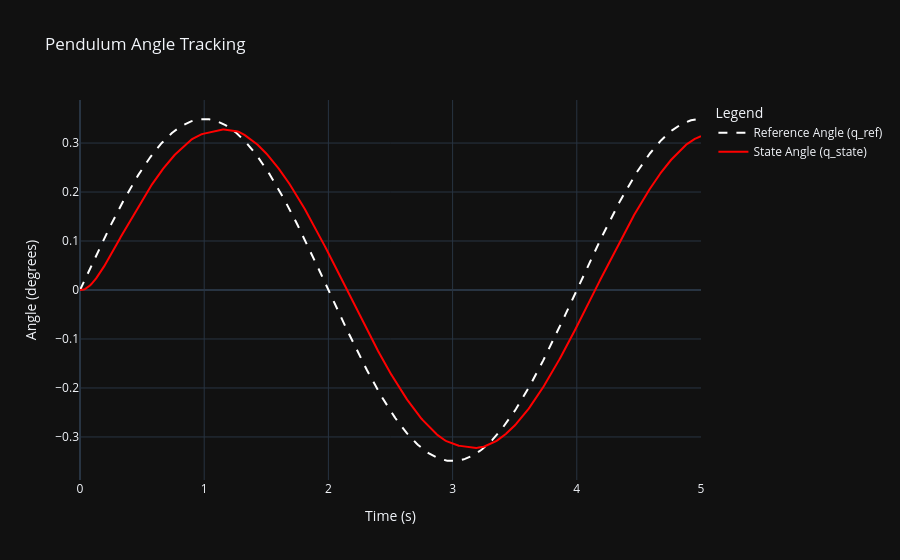

Write notebook code for a chart like this one.
### Code cell
# Create a simple plotly figure for the q_ref and q_state over time
import plotly.graph_objects as go
fig = go.Figure()
fig.add_trace(go.Scatter(x=time_values, y=ref_values, mode='lines',
                            name='Reference Angle (q_ref)', line=dict(color='white', dash='dash')))
fig.add_trace(go.Scatter(x=time_values, y=state_values, mode='lines',
                            name='State Angle (q_state)', line=dict(color='red')))
fig.update_layout(title='Pendulum Angle Tracking',
                  xaxis_title='Time (s)',
                  yaxis_title='Angle (degrees)',
                  legend_title='Legend',
                  template='plotly_dark')
fig.show()

### Figure 1 — Plotly figure (JSON) as saved in the notebook; plotly's stock layout.template omitted (floating-point values rounded to 4 significant figures; data arrays with more than 128 entries replaced by an {"elided": "..."} marker saying what was removed)
{"data": [{"line": {"color": "white", "dash": "dash"}, "mode": "lines", "name": "Reference Angle (q_ref)", "type": "scatter", "x": {"elided": "1104 float values"}, "y": {"elided": "1104 float values"}}, {"line": {"color": "red"}, "mode": "lines", "name": "State Angle (q_state)", "type": "scatter", "x": {"elided": "1104 float values"}, "y": {"elided": "1104 float values"}}], "layout": {"legend": {"title": {"text": "Legend"}}, "title": {"text": "Pendulum Angle Tracking"}, "xaxis": {"title": {"text": "Time (s)"}}, "yaxis": {"title": {"text": "Angle (degrees)"}}}}
